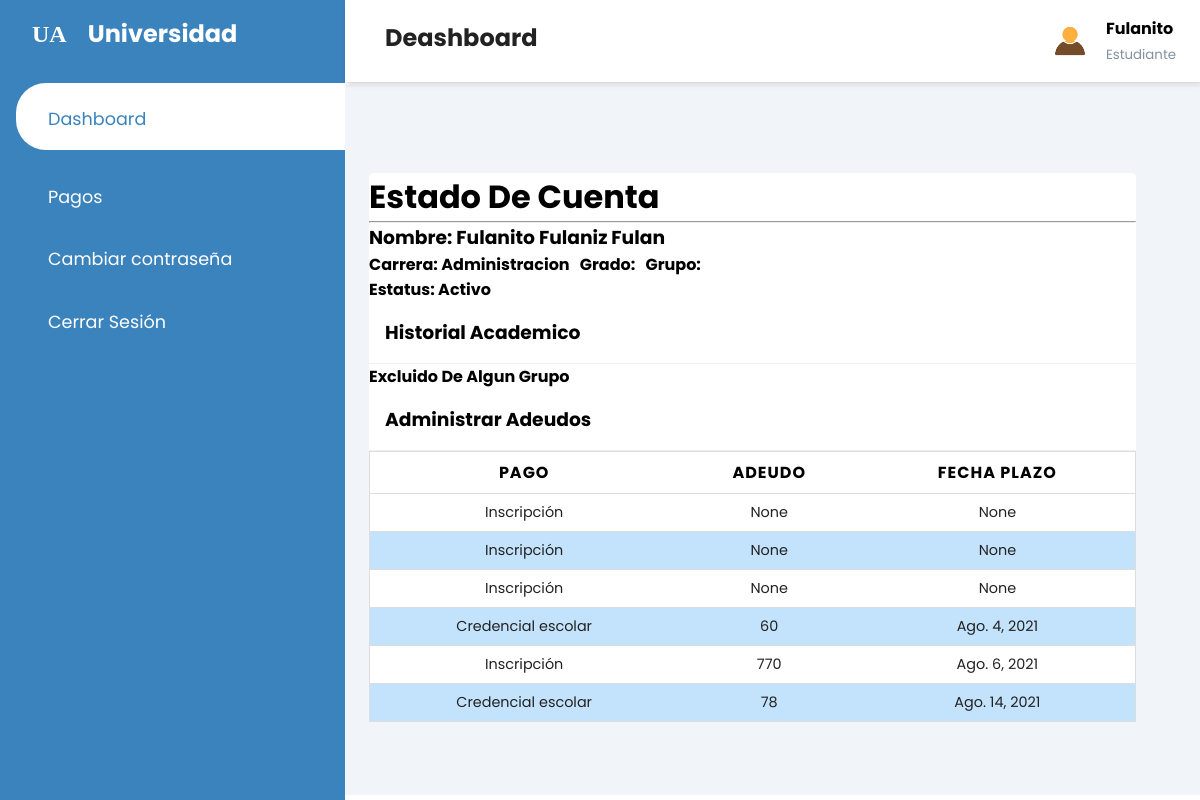
Page /student/ (signed in) on the committed database.
### pagos/models.py (models this page shows, shortened)
class Alumno(models.Model):
    ESTATUS = (
			('Activo', 'Activo'),
			('Baja', 'Baja'),
            ('Graduado', 'Graduado'),
			)
    matricula = models.CharField(max_length=100, primary_key=True)
    user = models.OneToOneField(User, null=True, blank=True, on_delete=models.CASCADE)
    email = models.CharField(max_length=100,null=True, blank=True)
    nombre = models.CharField(max_length=100,null=True, blank=True)
    apellido = models.CharField(max_length=150, null=True, blank=True)
    direccion = models.CharField(max_length=100, null=True, blank=True)
    telefono = models.CharField(max_length=12, null=True, blank=True)
    clave_carrera = models.ForeignKey(Carrera, null=True, blank=True, on_delete=models.CASCADE)
    clave_plantel = models.ForeignKey(Plantel, null=True, blank=True, on_delete=models.CASCADE)
    estatus = models.CharField(max_length=100, choices=ESTATUS, default=ESTATUS[0][0])

class Carrera(models.Model):
    nombre_carrera = models.CharField(max_length=100)

class Tramite(models.Model):
    ESTADO = (
			('Completado', 'Completado'),
			('En Progreso', 'En Progreso'),
            ('Deuda', 'Deuda'),
			)
    clave_alumno = models.ForeignKey(Alumno, null=True, blank=True, on_delete=models.CASCADE)
    clave_pago = models.ForeignKey(Pago, null=True, blank=True, on_delete=models.CASCADE)
    fecha_tramitado = models.DateTimeField(auto_now_add=True, null=True)
    encargado_tramite = models.ForeignKey(Finanza, null=True, blank=True, on_delete=models.CASCADE)
    pago_parcial = models.CharField(max_length=100)
    proximo_pago = models.DateField(auto_now_add=False, null=True, blank=True)
    monto_adeudo = models.IntegerField(null=True, blank=True)
    estado = models.CharField(max_length=100, choices=ESTADO)

class Pago(models.Model):
    tipo_pago = models.CharField(max_length=200)
    monto = models.IntegerField(null=True)

### core/decorators.py (the view)
		def wrapper_func(request, *args, **kwargs):
			group = None
			if request.user.groups.exists():
				group = request.user.groups.all()[0].name
			if group in allowed_roles:
				return view_func(request, *args, **kwargs)
			else:
				return HttpResponse('No estás autorizado a ver esta página')

### student/views.py (called while the page is built)
@login_required(login_url='login')
@allowed_users(allowed_roles=['alumnos'])
def home(request):
    perfil = request.user.alumno
    pagos = Tramite.objects.filter(clave_alumno=perfil.matricula)
    grupoAcade = Historial_Grupo.objects.filter(clave_alumno=perfil.matricula)
    return render(request,'student/deshboard_student.html',{'perfil':perfil, 'pagos':pagos, 'grupoAcade':grupoAcade})

### student/templates/student/deshboard_student.html (shortened to what this page needs)
{% extends 'core/base_student.html' %}
{% load static %}
{% block titleheader %}Deashboard{% endblock %}
{% block content %}
<div class="recent-grid">
	<div class="projects">
		<div class="card">
			<div class="card-body">
					<h1 class="titulo">Estado De Cuenta</h1>
					<hr>
					<h3 class="text-datos">Nombre: {{perfil.nombre}} {{perfil.apellido}}</h3>
					<h4 class="text-datos">Carrera: {{perfil.clave_carrera.nombre_carrera}} &nbsp; Grado: {{grupoAcade.last.clave_grupo.grado}}  &nbsp; Grupo: {{grupoAcade.last.clave_grupo.grupo}}</h4>
					<h4 class="text-datos">Estatus: {{perfil.estatus}}</h4>
				<div class="card-header">
					<h3>Historial Academico</h3>
				</div>
				<div class="table-responsive">
					{% if grupoAcade %}
					<table width="100%">
						<thead>
							<tr>
								<th>Grado</th>
								<th>Grupo</th>
							</tr>
						</thead>
						<tbody>
							{% for i in grupoAcade %}
							<tr>
								<td data-label="Grado:" >{{i.clave_grupo.grado}}</td>
								<td data-label="Grupo:" >{{i.clave_grupo.grupo}}</td>
							</tr>
							{% endfor %}
						</tbody>
					</table>
					{% else %}
					<h4>Excluido De Algun Grupo</h4>
					{% endif %}
				</div>
			</div>
			<div class="card-header">
				<h3>Administrar Adeudos</h3>
			</div>
			<div class="card-body">
				<div class="table-responsive">
					{% if pagos %}
					<table width="100%">
						<thead>
							<tr>
								<th>Pago</th>
								<th>Adeudo</th>
								<th>Fecha Plazo</th>
							</tr>
						</thead>
						<tbody>
							{% for i in pagos %}
							{% if i.estado != "Completado" %}
							<tr>
								<td data-label="Descripcion:" >{{i.clave_pago.tipo_pago}}</td>
								<td data-label="Adeudo:" >{{i.monto_adeudo}}</td>
								<td data-label="Fecha Plazo:" >{{i.proximo_pago}}</td>
							</tr>
							{% endif %}
							{% endfor %}
						</tbody>
					</table>
					{% else %}
						<h4>No tienes Adeudos</h4>
					{% endif %}
				</div>
			</div>
		</div>
	</div>
{% endblock %}

### core/templates/core/base_student.html (shortened to what this page needs)
{% load static %}
{% load pwa %}
<!DOCTYPE html>
<html lang="en">
<head>
    <link rel = "stylesheet" href = "https://maxst.icons8.com/vue-static/landings/line-awesome/line-awesome/1.3.0/css/line-awesome.min.css" >
    <link rel="stylesheet" href="{% static 'core/css/style.css' %}">
    <link rel="stylesheet" href="{% static 'core/css/tablas.css' %}">
    <link rel="stylesheet" href="{% static 'core/css/toast.css' %}">
</head>
<body>
    <div class="sidebar">
        <div class="sidebar-brand">
            <h2>
                <span>UA</span>
                <span>Universidad</span>
            </h2>
        </div>
        <div class="sidebar-menu">
            <ul>
                <li>
                    <a href="{% url 'home_student' %}" class="{% if request.path == '/student/' %}active{% endif %}">
                        <span class="las la-igloo"></span>
                        <span>Dashboard</span>
                    </a>
                </li>
                <li>
                    <a href="{% url 'pagos_student' %}" class="{% if request.path == '/student/pagos/' %}active{% endif %}">
                        <span class="las la-clipboard-list"></span>
                        <span>Pagos</span>
                    </a>
                </li>
                <li>
                    <a href="{% url 'password_student' %}" class="{% if request.path == '/student/reset_password/' %}active{% endif %}">
                        <span class="las la-user-circle"></span>
                        <span>Cambiar contraseña</span>
                    </a>
                </li>
                <li>
                    <a href="{% url 'logout' %}">
                        <span class="la la-sign-out"></span>
                        <span>Cerrar Sesión</span>
                    </a>
                </li>
            </ul>
        </div>
    </div>
    <div class="main-content">
        <header>
            <h2>
                <label for="nav-toggle">
                    <span class="las la-bars"></span>
                </label>
                {% block titleheader %} {% endblock %}
            </h2>
            <div class="user-wrapper">
                <img src="{% static 'core/img/avatar.jpg' %}" width="40px" height="40px" alt="">
                <div>
                    <h4>{{perfil.nombre}}</h4>
                    <small>Estudiante</small>
                </div>
            </div>
        </header>
        <main>
          {% block content %}{% endblock %}
        </main>
    </div>
</body>
</html>

### core/static/core/css/style.css (style rules this page uses)
* { padding: 0; margin: 0; box-sizing: border-box; list-style-type: none; text-decoration: none; font-family: 'Poppins', sans-serif; }
.sidebar { width: 345px; position: fixed; left: 0; top: 0; height: 100%; background: var(--main-color); z-index: 100; transition: width 300ms; }
.sidebar-brand { height: 90; padding: 1rem 0rem 1rem 2rem; color: white; }
.sidebar-brand span { display: inline-block; padding-right: 1rem; }
.sidebar-brand span:first-child { font-family: fantasy; font-size: 1.5rem; }
.sidebar-menu { margin-top: 1rem; }
.sidebar-menu li { width: 100%; margin-bottom: 1.7rem; padding-left: 1rem; }
.sidebar-menu a { padding-left: 1rem; display: block; color: #fff; font-size: 1.1rem; }
.sidebar-menu a.active { background: #fff; padding-top: 1rem; padding-bottom: 1rem; color: var(--main-color); border-radius: 30px 0px 0px 30px; }
.sidebar-menu a span:first-child { font-size: 1.5rem; padding-right: 1rem; }
.main-content { transition: margin-left 300ms; margin-left: 345px; }
header { background: #fff; display: flex; justify-content: space-between; padding: 1rem 1.5rem; box-shadow: 2px 2px 5px rgba(0, 0, 0, 0.2); position: fixed; left: 345px; width: calc(100% - 345px); top: 0; z-index: 100; transition: left 300ms; }
header h2 { color: #222; }
header label span { font-size: 1.7rem; padding-right: 1rem; }
.user-wrapper { display: flex; align-items: center; }
.user-wrapper img { border-radius: 50%; margin-right: 1rem; }
.user-wrapper small { display: inline-block; color: var(--text-grey); }
main { margin-top: 85px; padding: 2rem 1.5rem; background: #f1f5f9; min-height: calc(100vh - 90px); }
.recent-grid { margin-top: 3.5rem; display: grid; grid-gap: 2rem; grid-template-columns: 95% auto; }
.card { background: #fff; border-radius: 5px; }
.card-header { padding: 1rem; }
.card-header { display: flex; justify-content: space-between; align-items: center; border-bottom: 1px solid #f0f0f0; }
table { border-collapse: collapse; }
thead tr { border-top: 1px solid #f0f0f0; border-bottom: 1px solid #f0f0f0; }
td { padding: .5rem 1rem; font-size: .9rem; color: #222; }
.table-responsive { width: 100%; overflow-x: auto; }

### core/static/core/css/tablas.css (style rules this page uses)
table { border: 1px solid #ccc; width: 100%; margin: 0; padding: 0; border-collapse: collapse; border-spacing: 0; }
table tr { border: 1px solid #ddd; padding: 5px; }
table tr:nth-child(even) { background-color: var(--color-blue); }
table td, table th { padding: 8px; text-align: center; }
table th { text-transform: uppercase; font-family: 18px; letter-spacing: 1px; }

### core/static/core/css/config.css (style rules this page uses)
:root { --main-color: #3B83BD; --color-dark: #1D2231; --text-grey: #8390A2; --color-blue: #C3E3FD; --color-hover: #C9E9FC; }

### rows in the picture
Alumno: nombre "Fulanito", apellido "Fulaniz Fulan", clave_carrera.nombre_carrera "Administracion", estatus "Activo"
Tramite: clave_pago.tipo_pago "Inscripción", monto_adeudo "None", proximo_pago "None"
Tramite: clave_pago.tipo_pago "Inscripción", monto_adeudo "None", proximo_pago "None"
Tramite: clave_pago.tipo_pago "Inscripción", monto_adeudo "None", proximo_pago "None"
Tramite: clave_pago.tipo_pago "Credencial escolar", monto_adeudo "60", proximo_pago "Ago. 4, 2021"
Tramite: clave_pago.tipo_pago "Inscripción", monto_adeudo "770", proximo_pago "Ago. 6, 2021"
Tramite: clave_pago.tipo_pago "Credencial escolar", monto_adeudo "78", proximo_pago "Ago. 14, 2021"
